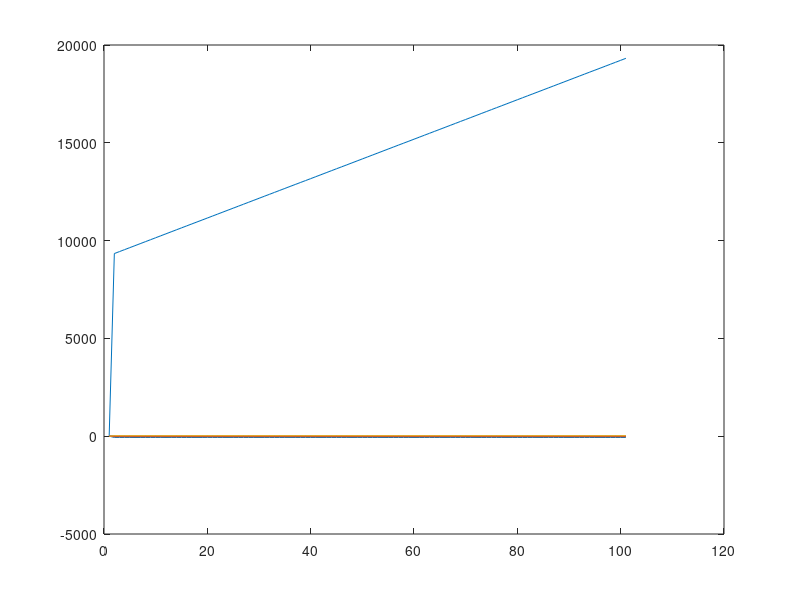

The MATLAB source for this figure: (Note: this script raises an error after producing the figure.)
load mpuCali.mat sensorCalibration;

plot(sensorCalibration)
%legend("ax","ay","az")

%% 

pp = poseplot;
xlabel("North-x (m)");
ylabel("East-y (m)");
zlabel("Down-z (m)");

%Initialise filter
Fs = 10;
decim = 1;
fuse = ahrsfilter("SampleRate", 10, "DecimationFactor", decim);


%Create orientation matrix
pos = [0 0 0];
for c = 2:size(sensorCalibration, 1)
    reading = sensorCalibration(c, :);
    q = fuse(reading(5:7)*9.81, reading(2:4)*(pi/180), reading(8:10));
    g = [0 0 9.81];
    qg = quaternion([0 g]);
    g_ = q*qg*q.conj;
    [r, g_x, g_y, g_z] = parts(g_)
    set(pp, Orientation = q, Position = pos);
    drawnow;
end
